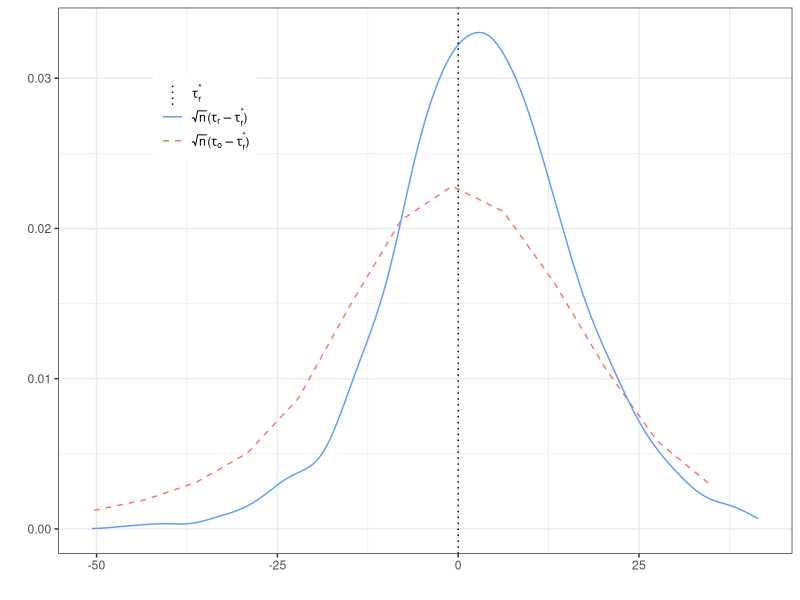
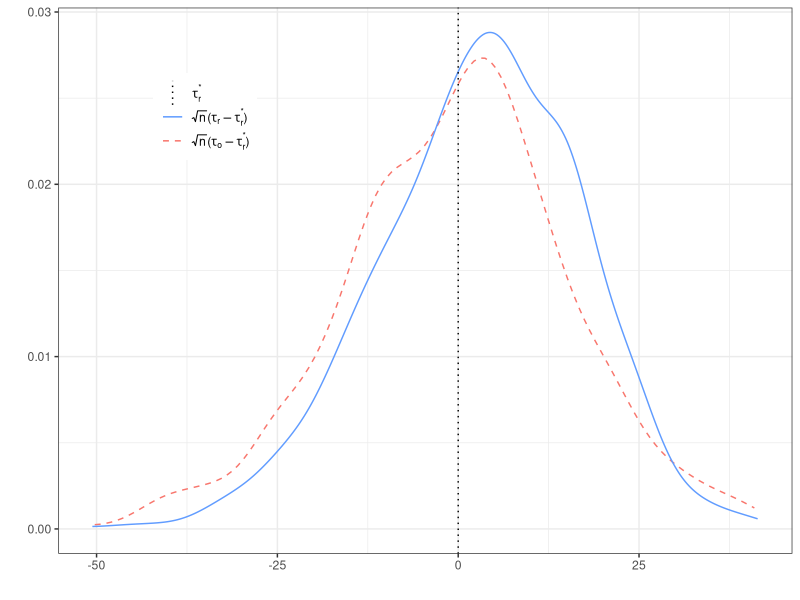
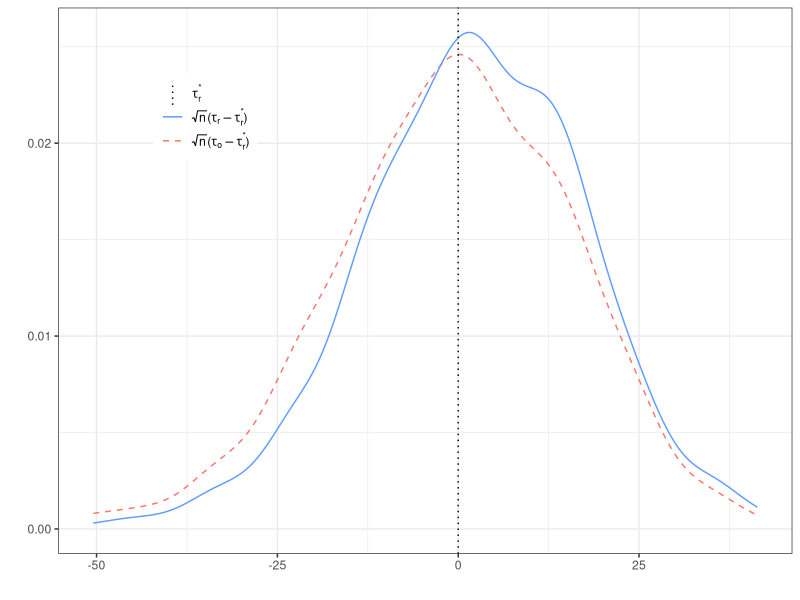
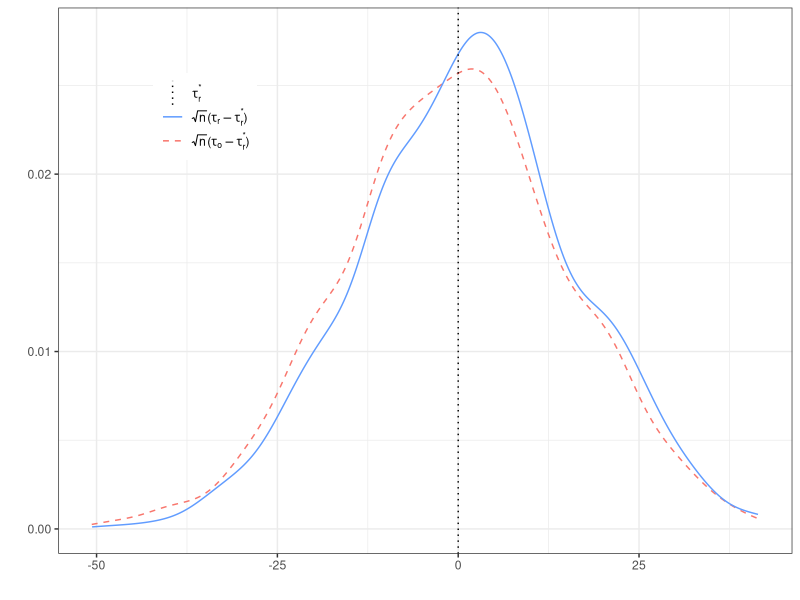

Reproduce these figures in R, in order.
################################# FRONT MATTER #################################

rm(list=ls())
gc()

library(dplyr)
library(ggplot2)
library(tidyr)
library(mvtnorm)
library(clusterGeneration)
library(xtable)

set.seed(1234)

# X takes K + 1 values 0:K with K even
# Defiers for all X < K / 2, compliers for all X > K / 2, no switchers for
# X = K / 2.
# Assume a fixed covariate type design: n observations for each covariate value
# with a non-zero number of switchers. 

################################### FUNCTIONS ##################################

gen_data <- function(n, sigma, pZ, K, a, d, B){
  
  # Generates (D,X,Y,Z)
  # inputs
  # n: number of observations for each X value
  # sigma: covariance matrix for the unobservables
  # pZ: probability Z = 1
  # K: x values range from 0 to K
  # a,d: first stage D = 1(a + d * Z >= V)
  # B: ATE
  
  # Unobservables
  U <- rmvnorm(n * K, mean = rep(0, 3), sigma = sigma)
  U <- data.frame(U)
  names(U) <- c("U1", "U0", "V")
  
  # X and Z
  X <- rep(c(0:(K / 2 -1), ((K / 2) + 1):K), each = n)
  Z <- rbinom(n * K, 1, pZ)
  
  # Construct D and Y
  D <- (a + d[X + 1] * Z >= U$V)
  Y <- (1 - D) * U$U0 + D *(B + U$U1)
  
  return(data.frame(D = D, X = X, Y = Y, Z = Z))
  
}

# gen_data <- function(n, sigma, p_x, pZ, K, a, d, B){
# 
#   # Generates (D,X,Y,Z)
#   # inputs
#   # n: number of observations
#   # sigma: covariance matrix for the unobservables
#   # p_x: distribution for x
#   # pZ: probability Z = 1
#   # K: x values range from 0 to K
#   # a,d: first stage D = 1(a + d * Z >= V)
#   # B: ATE
# 
#   # Unobservables
#   U <- rmvnorm(n, mean = rep(0, 3), sigma = sigma)
#   U <- data.frame(U)
#   names(U) <- c("U1", "U0", "V")
# 
#   # X and Z
#   X <- sample(0:K, size = n, replace = T, prob = p_x)
#   Z <- rbinom(n, 1, pZ)
# 
#   # Construct D and Y
#   D <- (a + d[X + 1] * Z >= U$V)
#   Y <- (1 - D) * U$U0 + D *(B + U$U1)
# 
#   return(data.frame(D = D, X = X, Y = Y, Z = Z))
# 
# }

gen_vars <- function(data, K, true_s){
  
  # adds in the demeaned Z, true sign function, and estimated sign function
  # inputs:
  # data: D, X, Y, Z, ordered by X, n draws for each X
  # K x values range from 0 to K
  # true_s value of the sign function for each X
  
  X_vals <- sort(unique(data$X))
  
  # Z_tilde = Z - E[Z|X]
  bar_Z <- rep(0, K + 1)
  for (k in X_vals){
    bar_Z[k + 1] <- mean(data$Z[data$X == k])
  }
  data$Z_tilde <- data$Z - bar_Z[data$X + 1]
  
  # Oracle sign function
  data$s_star <- true_s[data$X + 1] 
  
  # Estimated sign function
  est_s <- rep(0, K + 1)
  for (k in X_vals){
    
    temp <- dplyr::filter(data, X == k)
    n_1 <- sum(temp$Z)
    n_0 <- sum(1 - temp$Z)
    
    if (n_1 > 0 & n_0 > 0){
      est_s[k + 1] <- 
        2 * (sum(temp$Z * temp$D) / n_1 >= sum((1 - temp$Z) * temp$D) / n_0) - 1 
    }
  }
  data$s_hat <- est_s[data$X + 1]
  
  return(data)
  
}

# gen_vars <- function(data, K, true_s){
#   
#   # adds in the demeaned Z, true sign function, and estimated sign function
#   # inputs:
#   # data data frame containing D, X, Y, Z
#   # K x values range from 0 to K
#   # true_s value of the sign function for each X
#   
#   X_vals <- sort(unique(data$X))
#   
#   # Z_tilde = Z - E[Z|X]
#   bar_Z <- rep(0, K + 1)
#   for (k in X_vals){
#     bar_Z[k + 1] <- mean(data$Z[data$X == k])
#   }
#   data$Z_tilde <- data$Z - bar_Z[data$X + 1]
#   
#   # Oracle sign function
#   data$s_star <- true_s[data$X + 1] 
#   
#   # Estimated sign function
#   est_s <- rep(0, K + 1)
#   for (k in X_vals){
#     
#     temp <- dplyr::filter(data, X == k)
#     n_1 <- sum(temp$Z)
#     n_0 <- sum(1 - temp$Z)
#     
#     if (n_1 > 0 & n_0 > 0){
#       est_s[k + 1] <- 
#         2 * (sum(temp$Z * temp$D) / n_1 > sum((1 - temp$Z) * temp$D) / n_0) - 1 
#     }
#   }
#   data$s_hat <- est_s[data$X + 1]
#   
#   return(data)
#   
# }

# Given a vector containing estimates of tau, this returns summary statistics
get_stats <- function(results, B){
  
  # results is a vector of estimates of tau.
  # B is the ATE, which equals the asymptotic estimand. 
  
  # statistics returned are: mean, sd, MSE, median, 0.25 and 0.75 quantiles
  results <- results[!is.infinite(results)]
  stats <- rep(0, 6)
  stats[1] <- mean(results, na.rm = TRUE)
  stats[2] <- sd(results, na.rm = TRUE)
  stats[3] <- (stats[1] - B) ^ 2 + stats[2] ^ 2
  stats[4:6] <- quantile(results, c(0.5, 0.25, 0.75), na.rm = TRUE)
  return(stats)
  
}

make_plot <- function(tau_oracle, tau_feasible, x_lims, B){
  
  oracle_dens <- density(tau_oracle)
  oracle_data <- data.frame(x = oracle_dens$x, y = oracle_dens$y)
  
  feasible_dens <- density(tau_feasible)
  feasible_data <- data.frame(x = feasible_dens$x, y = feasible_dens$y)
  
  ggplot() +
    geom_line(aes(x = x, y = y, col = "Oracle"), 
              data = oracle_data, 
              linetype = "dashed") +
    geom_line(aes(x = x, y = y, col = "Feasible"), 
              data = feasible_data) +
    geom_vline(aes(xintercept = B, col = "Asymptotic Limit"), 
               linetype = "dotted") + 
    theme_bw() +
    theme(legend.title = element_blank()) +
    scale_color_manual(values = c("Oracle" = "#F8766D",
                                  "Feasible" = "#619CFF",
                                  "Asymptotic Limit" = "black"),
                       labels = c("Oracle" = expression(sqrt(n) * 
                                                          "(" * 
                                                          tau[o] - 
                                                          tau[r]^"*" 
                                                        * ")"),
                                  "Feasible" = expression(sqrt(n) * 
                                                            "(" * 
                                                            tau[r] - 
                                                            tau[r]^"*" 
                                                          * ")"),
                                  "Asymptotic Limit" = expression(tau[r]^"*"))) + 
    xlim(x_lims[1], x_lims[2]) +  
    labs(x = "", y = "") + 
    theme(legend.position = c(0.2, 0.8))
  
}

################################## PARAMETERS ##################################

# Number of X values (is K)
K <- 8

# Switcher shares at each value of X are evenly spaced between -delta and delta
delta <- 0.2
w <- delta * (2 * (0:K) / K - 1)

# First stage 1(a + dZ >= V)
a <- 0
d <- qnorm(pnorm(a) + w) - a 

# ATE (also equals the asymptotic limit of the estimand)
B <- 0 

# True value of the sign function for each value of X
true_s <- 2 * (w >= 0) - 1

################################# DISTRIBUTIONS ################################

# Randomly generate a covariance matrix for the unobservables
A <- matrix(runif(9, -1, 1), 3, 3)
sigma <- A %*% t(A)
# Scale to be a correlation matrix
for (k in 1:3){
  
  sd_k <- sqrt(sigma[k, k])
  sigma[, k] <- sigma[, k] / sd_k
  sigma[k, ] <- sigma[k, ] / sd_k
  
}
rho_V1 <- sigma[3, 1]
rho_V0 <- sigma[3, 2]

# # Distribution for X
# p_x <- vector(mode = "list", length = 2)
# p_x[[1]] <- c(1 / 2, 0, 1 / 2)
# p_x[[2]] <- rep(1 / 3, 3)

# Probability that Z = 1
pZ <- 1 / 2

################################# GENERATE DATA ################################

n <- c(50, 100, 200, 400) # number of observations for each X
runs <- 1000 # number of draws for each sample size

tau_oracle <- matrix(0, length(n), runs)
tau_feasible <- matrix(0, length(n), runs)

for (i in 1:length(n)){
  for (j in 1:runs){
    
    data <- gen_data(n = n[i],
                     sigma = sigma,
                     pZ = pZ,
                     K = K,
                     a = a,
                     d = d,
                     B = B)
    data <- gen_vars(data = data,
                     K = K,
                     true_s = true_s)
    
    tau_oracle[i, j] <- sum(data$Y * data$s_star * data$Z_tilde) / 
      sum(data$D * data$s_star * data$Z_tilde)
    tau_feasible[i, j] <- sum(data$Y * data$s_hat * data$Z_tilde) / 
      sum(data$D * data$s_hat * data$Z_tilde)
    
    
  }
}

############################## SUMMARY STATISTICS ##############################

# Returns the mean, variance, MSE, median, 0.25 and 0.75 quartiles of the 
# sampling distribution of the oracle and feasible estimators. 

feasible_sum_stats <- matrix(0, length(n), 6)
oracle_sum_stats <- matrix(0, length(n), 6)

for (i in 1:length(n)){
  
  feasible_sum_stats[i, ] <- get_stats(results = tau_feasible[i, ], B = B)
  oracle_sum_stats[i, ] <- get_stats(results = tau_oracle[i, ], B = B)
  
}

rownames(feasible_sum_stats) <- n
rownames(oracle_sum_stats) <- n

xtable(feasible_sum_stats, digits = 3)
xtable(oracle_sum_stats, digits = 3)

######################## PLOT OF SAMPLING DISTRIBUTIONS ########################

# Prepare data for plotting

# convert to sqrt(n) * (tau - tau^*)
tau_oracle <- tau_oracle - B
tau_feasible <- tau_feasible - B
for (i in 1:nrow(tau_oracle)){
  
  tau_oracle[i, ] <- sqrt(K * n[i]) * tau_oracle[i, ]
  tau_feasible[i, ] <- sqrt(K * n[i]) * tau_feasible[i, ]
  
}

x_lims <- rep(0, 2)
x_lims[1] <- quantile(c(tau_feasible, tau_oracle), 0.005, na.rm = TRUE)
x_lims[2] <- quantile(c(tau_feasible, tau_oracle), 0.995, na.rm = TRUE)

make_plot(tau_oracle = tau_oracle[1, ],
          tau_feasible = tau_feasible[1, ],
          x_lims = x_lims,
          B = B)
make_plot(tau_oracle = tau_oracle[2, ],
          tau_feasible = tau_feasible[2, ],
          x_lims = x_lims,
          B = B)
make_plot(tau_oracle = tau_oracle[3, ],
          tau_feasible = tau_feasible[3, ],
          x_lims = x_lims,
          B = B)
make_plot(tau_oracle = tau_oracle[4, ],
          tau_feasible = tau_feasible[4, ],
          x_lims = x_lims,
          B = B)
